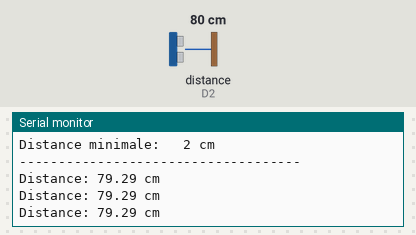
Recording of a program running on a simulated ESP8266 (NodeMCU). Shown: the last lines printed to the serial monitor. Wiring (inferred from the names in the program): ultrasonic range finder: trigger D1; echo D2. Inputs (shaded band) come from the test bench; at power-on: distance to the obstacle (sensor on D2) 80 cm. The echo pulse lasts 58.3 µs per cm.

Above: at 1.3 s.
1.4 s: distance to the obstacle (sensor on D2) set to 2 cm
At 2.0 s:
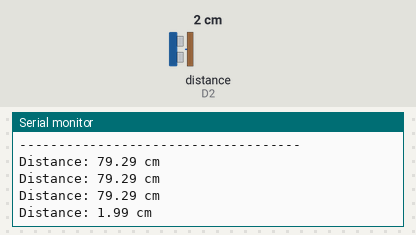
2.9 s: distance to the obstacle (sensor on D2) set to 4 cm
At 3.6 s:
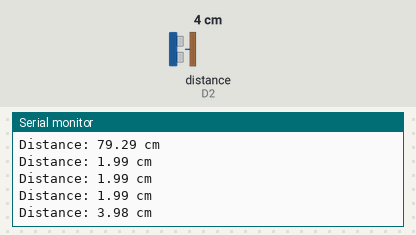
Timing chart, 0 to 5.9 s (numbered marks = the images above; inputs shaded):
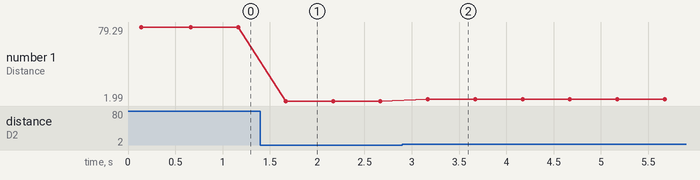

Measured:
- after the input at 1.4 s, the serial monitor: prints a new line after 0.27 s (image 1)
- after the input at 2.9 s, the serial monitor: prints a new line after 0.27 s (image 2)
- plotted number 1: 79.29 → 1.99 after the input at 1.4 s, 1.99 → 3.98 after the input at 2.9 s

The program:

main.cpp
```cpp
#include <Arduino.h>

#define TRIG_PIN D1 // Broche TRIG connectée à la broche D1
#define ECHO_PIN D2 // Broche ECHO connectée à la broche D2

void setup() {
  Serial.begin(9600);
  pinMode(TRIG_PIN, OUTPUT);
  pinMode(ECHO_PIN, INPUT);

  // Affichage des détails du capteur ultrasonique.
  Serial.println("------------------------------------");
  Serial.println("Capteur Ultrasonique HC-SR04");
  Serial.print("Broche TRIG: "); Serial.println(TRIG_PIN);
  Serial.print("Broche ECHO: "); Serial.println(ECHO_PIN);
  Serial.print("Distance maximale:   "); Serial.print(400);  Serial.println(" cm");
  Serial.print("Distance minimale:   "); Serial.print(2); Serial.println(" cm");
  Serial.println("------------------------------------");
}

void loop() {
  digitalWrite(TRIG_PIN, LOW);
  delayMicroseconds(2);
  digitalWrite(TRIG_PIN, HIGH);
  delayMicroseconds(10);
  digitalWrite(TRIG_PIN, LOW);

  long duration = pulseIn(ECHO_PIN, HIGH);

  // Calcul de la distance en centimètres
  float distance = duration * 0.034 / 2;

  Serial.print("Distance: ");
  Serial.print(distance);
  Serial.println(" cm");
  delay(500);
}
```
